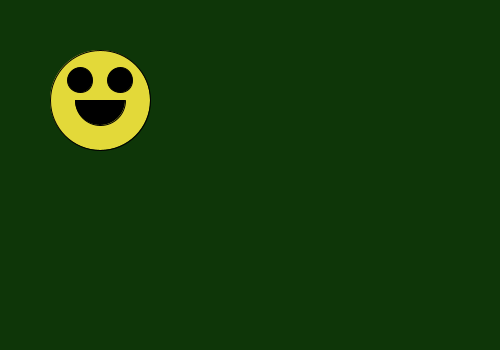
Frame 1 (no input)
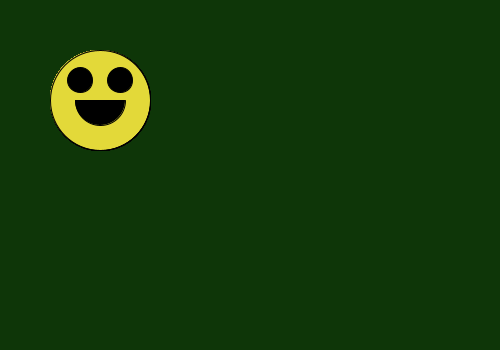
Frame 60 (the mouse pressed at the canvas centre just before this capture)
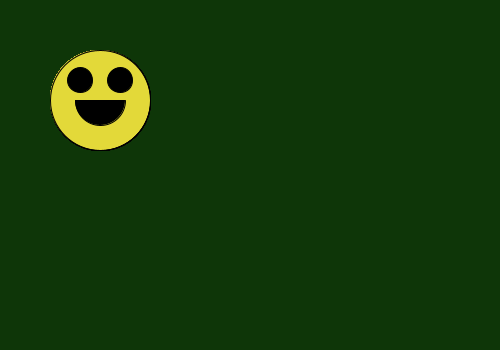
Frame 120 (the mouse held since frame 60 and released just before this capture)

The Processing sketch that drew these frames (run headless with seeded random() and noise(); from frame 60 on, the mouse is pressed at the canvas centre):

// Processing sketch: Happy_Functions
// ── Happy_Functions.pde
void setup()
{
size(500,350);
background(14,54,8);
smooth();
}

void draw()
{
happy();
}

void happy()
{
fill(227,217,57);
ellipseMode(CENTER);
ellipse(100,100,100,100);

fill(0);
ellipse(80,80,25,25);
ellipse(120,80,25,25);
arc(100,100,50,50,0,PI);
}
